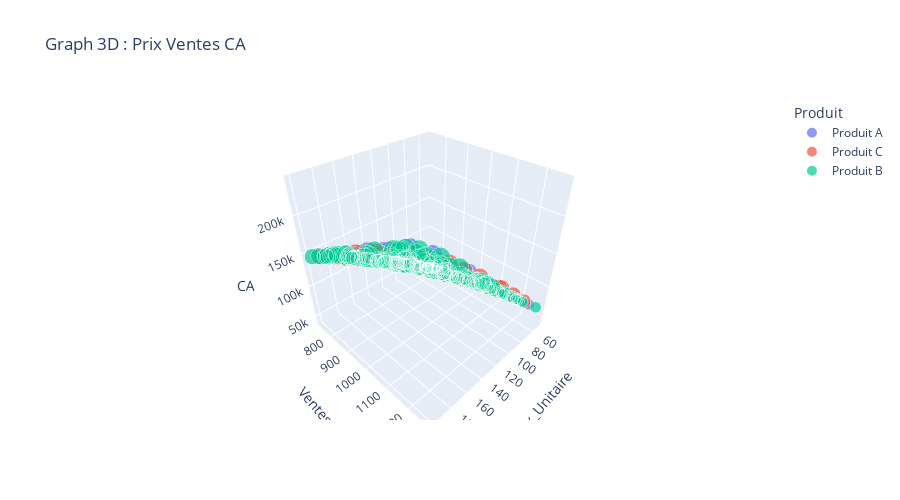

Write notebook code for a chart like this one.
### Code cell
fig = px.scatter_3d(df_ventes, x="Prix_Unitaire", y="Ventes", z="CA", color="Produit", size="CA", title="Graph 3D : Prix Ventes CA")

fig.update_layout(height=500)

### Figure 1 — Plotly figure (JSON) as saved in the notebook; plotly's stock layout.template omitted (floating-point values rounded to 4 significant figures; data arrays with more than 128 entries replaced by an {"elided": "..."} marker saying what was removed)
{"data": [{"hovertemplate": "Produit=Produit A<br>Prix_Unitaire=%{x}<br>Ventes=%{y}<br>CA=%{marker.size}<extra></extra>", "legendgroup": "Produit A", "marker": {"color": "#636efa", "size": {"elided": "255 float values"}, "sizemode": "area", "sizeref": 602.1, "symbol": "circle"}, "mode": "markers", "name": "Produit A", "scene": "scene", "showlegend": true, "type": "scatter3d", "x": {"elided": "255 float values"}, "y": {"elided": "255 float values"}, "z": {"elided": "255 float values"}}, {"hovertemplate": "Produit=Produit C<br>Prix_Unitaire=%{x}<br>Ventes=%{y}<br>CA=%{marker.size}<extra></extra>", "legendgroup": "Produit C", "marker": {"color": "#EF553B", "size": {"elided": "241 float values"}, "sizemode": "area", "sizeref": 602.1, "symbol": "circle"}, "mode": "markers", "name": "Produit C", "scene": "scene", "showlegend": true, "type": "scatter3d", "x": {"elided": "241 float values"}, "y": {"elided": "241 float values"}, "z": {"elided": "241 float values"}}, {"hovertemplate": "Produit=Produit B<br>Prix_Unitaire=%{x}<br>Ventes=%{y}<br>CA=%{marker.size}<extra></extra>", "legendgroup": "Produit B", "marker": {"color": "#00cc96", "size": {"elided": "235 float values"}, "sizemode": "area", "sizeref": 602.1, "symbol": "circle"}, "mode": "markers", "name": "Produit B", "scene": "scene", "showlegend": true, "type": "scatter3d", "x": {"elided": "235 float values"}, "y": {"elided": "235 float values"}, "z": {"elided": "235 float values"}}], "layout": {"height": 500, "legend": {"itemsizing": "constant", "title": {"text": "Produit"}, "tracegroupgap": 0}, "scene": {"domain": {"x": [0, 1], "y": [0, 1]}, "xaxis": {"title": {"text": "Prix_Unitaire"}}, "yaxis": {"title": {"text": "Ventes"}}, "zaxis": {"title": {"text": "CA"}}}, "title": {"text": "Graph 3D : Prix Ventes CA"}}}
